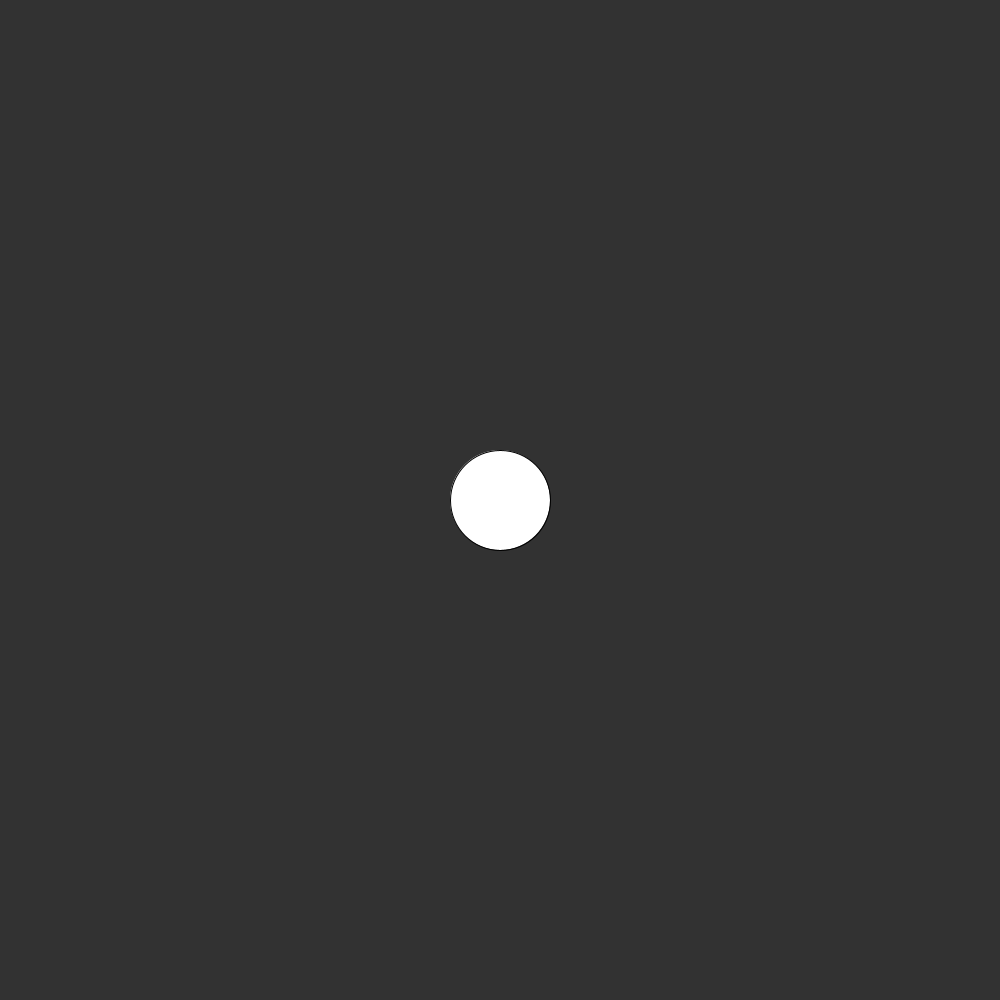
Frame 1 (no input)
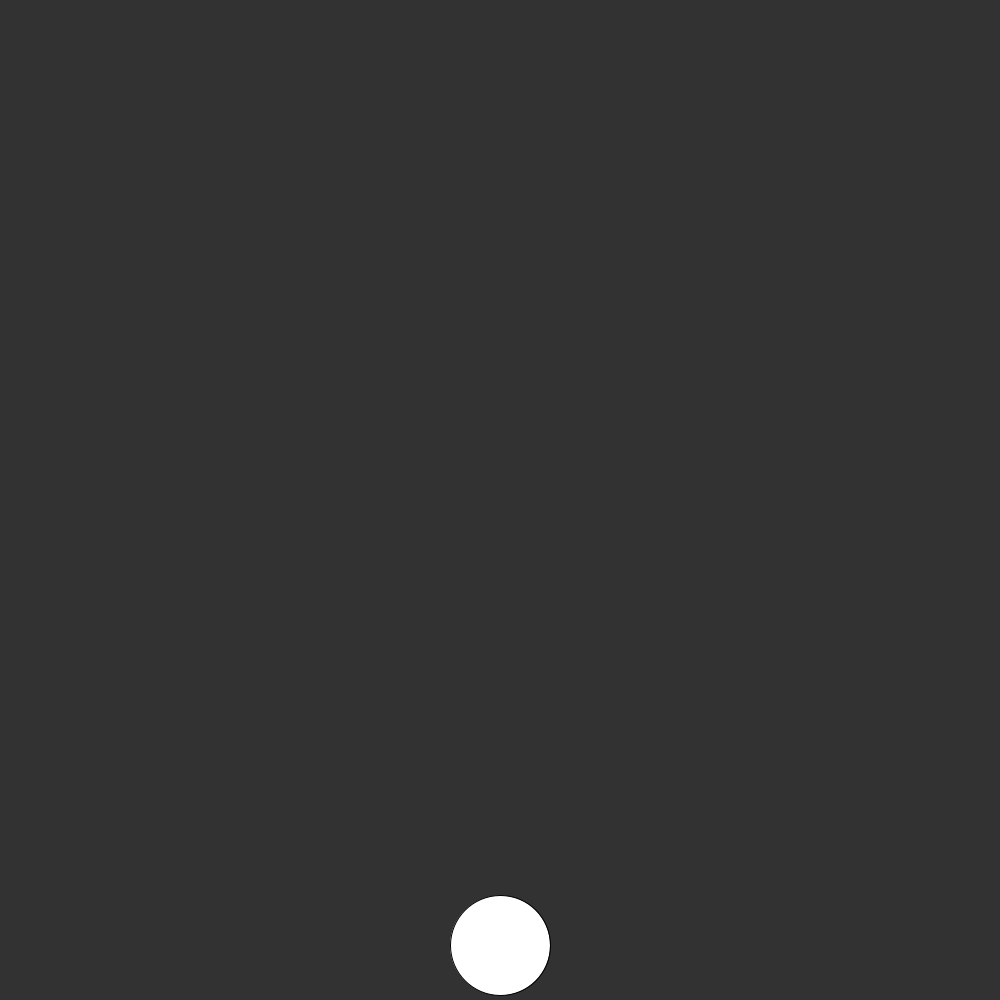
Frame 60 (the mouse pressed at the canvas centre just before this capture)
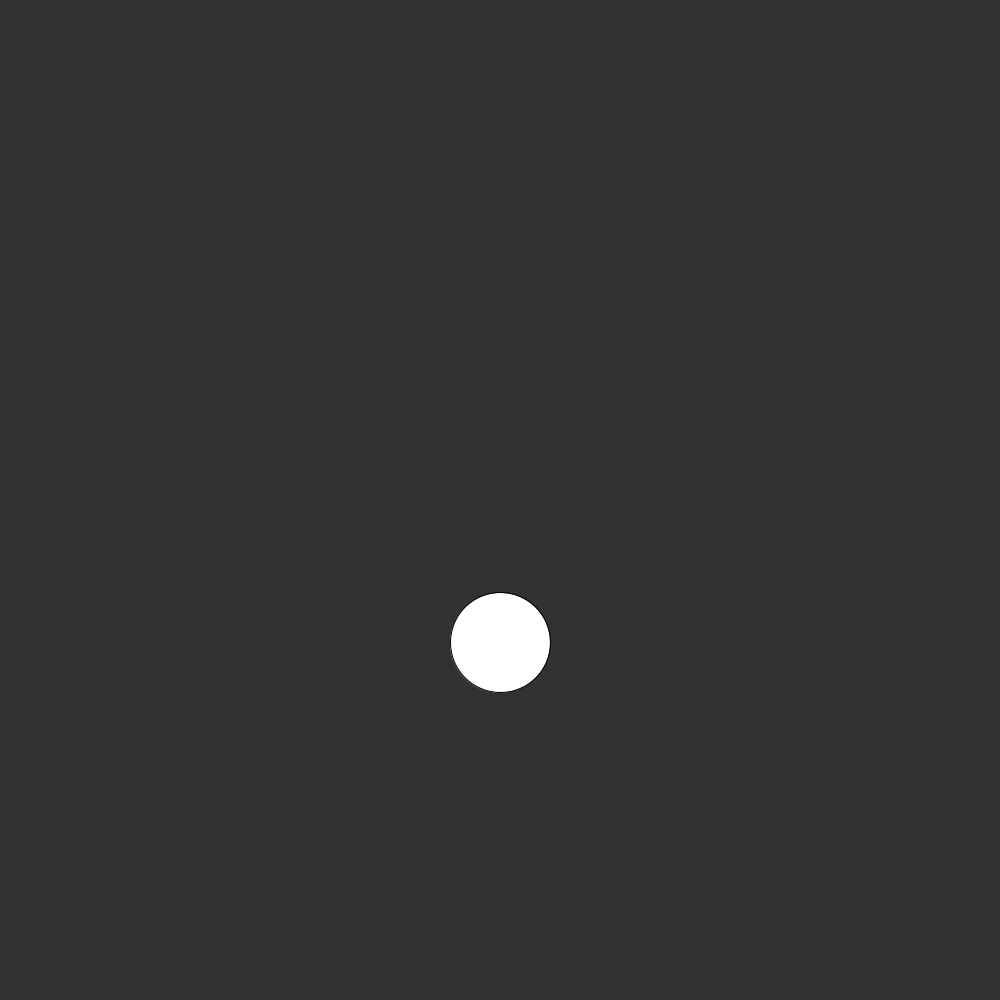
Frame 120 (the mouse held since frame 60 and released just before this capture)

The Processing sketch that drew these frames (run headless with seeded random() and noise(); from frame 60 on, the mouse is pressed at the canvas centre):

// Processing sketch: gravity
// ── gravity.pde
ball b;


void setup(){
  size (1000, 1000);
  b = new ball();
  
}

void draw(){
  background(50);
  PVector gravity = new PVector(0, 0.3);
 
 gravity.mult(b.mass);
 b.applyForce(gravity);
  //PVector wind = new PVector(0.2, 0);
 // b.applyForce(wind);
 
 
 PVector friction = b.velocity.get();
 friction.normalize();
 float c = -0.1;
 friction.mult(c);
 b.applyForce(friction);
 
 
 
 b.move();
 b.bounce();
 b.display();  


}
 
  
  

// ── ball.pde
class ball {

  PVector location;
  PVector velocity;
  PVector acceleration;
  float mass;


  ball() {
    location = new PVector(width/2, height/2);
    velocity = new PVector(0, 0);
    acceleration = new PVector(0,0);  
    mass = 2;
  }
  void move() {
    location.add(velocity);
    velocity.add(acceleration);
    //velocity.limit(5);
    acceleration.mult(0);
    


}

void applyForce(PVector force) {
  PVector f = PVector.div(force, mass);
  
  acceleration.add(f);
  
}

  void bounce() {
    if ((location.y >= height) || (location.y <= 0)) {

      velocity.y = velocity.y * - 1;
    }

    if ((location.x >= width) || (location.x <= 0)) {

      velocity.x = velocity.x * -1;
    }
  }

  void display() {
    fill(255);
    ellipse(location.x, location.y, mass*50, mass*50);
  }
}
